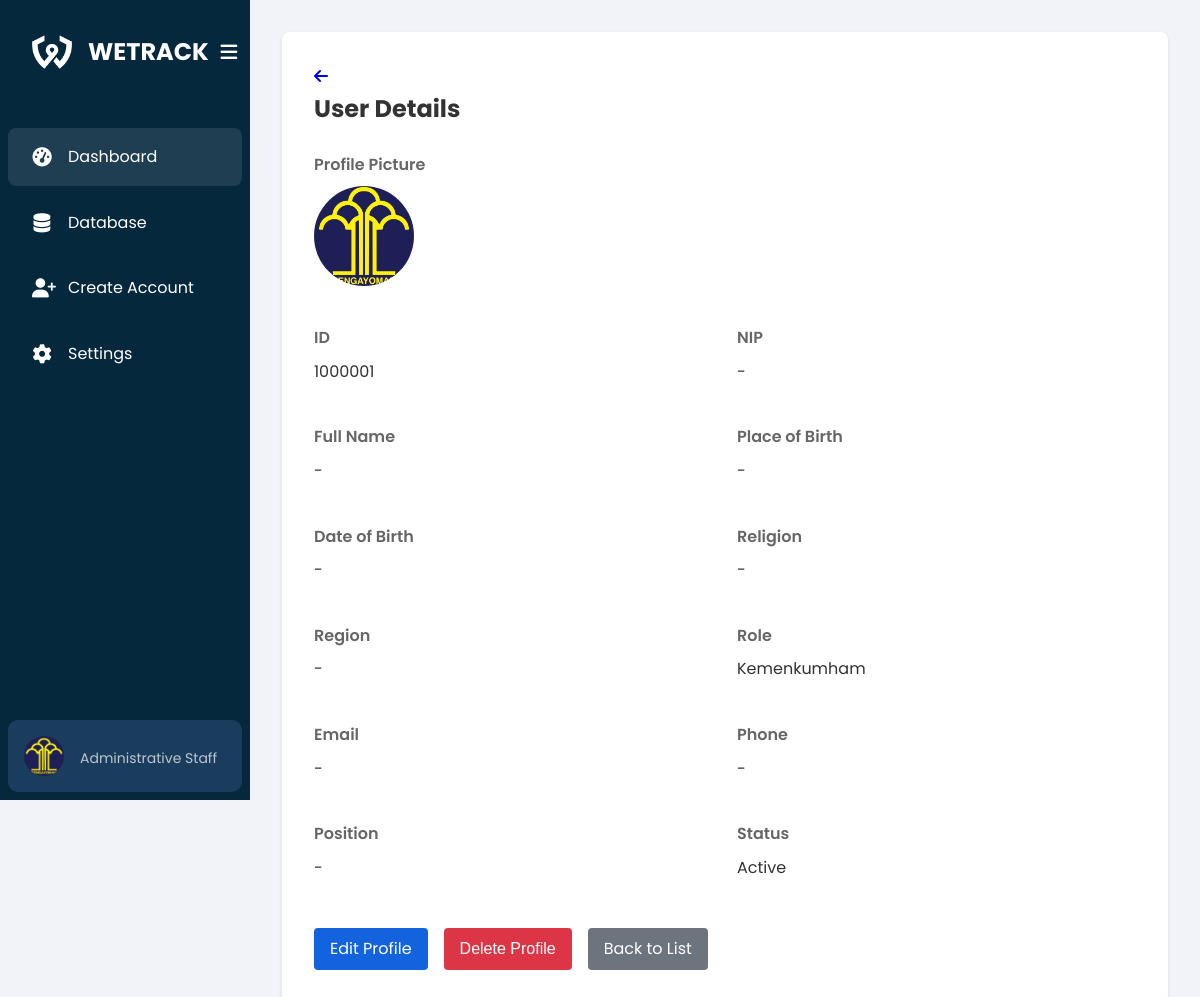
Screenshot of /kemenkumham/pages/user-details.php?id=1000001 with the database file from the repository.
### tables this page shows
CREATE TABLE `users` (
  `id` int(11) NOT NULL,
  `profile_picture` varchar(255) DEFAULT '/wetrack/kemenkumham/image/kemenkumham.png',
  `nip` varchar(50) DEFAULT NULL,
  `full_name` varchar(255) DEFAULT NULL,
  `place_of_birth` varchar(100) DEFAULT NULL,
  `date_of_birth` date DEFAULT NULL,
  `religion` varchar(50) DEFAULT NULL,
  `region` varchar(100) DEFAULT NULL,
  `role` enum('Kemenkumham','Lapas','Bapas','Polri') NOT NULL,
  `email` varchar(100) DEFAULT NULL,
  `phone` varchar(15) DEFAULT NULL,
  `address` text DEFAULT NULL,
  `status` enum('Active','Inactive') DEFAULT 'Active',
  `created_by` int(11) DEFAULT NULL,
  `created_at` timestamp NOT NULL DEFAULT current_timestamp(),
  `position` varchar(100) DEFAULT NULL,
  `password` varchar(255) NOT NULL,
  `gender` enum('Male','Female','Other') DEFAULT NULL
);

### kemenkumham/pages/user-details.php (the view, shortened to what this page needs)
<?php
require __DIR__ . '/../../config/connection.php';
$user_id = $_SESSION['user_id'];
$detail_id = isset($_GET['id']) ? (int)$_GET['id'] : 0;
$query = "SELECT * FROM users WHERE id = ?";
$stmt = $conn->prepare($query);
$stmt->bind_param("i", $detail_id);
$stmt->execute();
$result = $stmt->get_result();
$user = $result->fetch_assoc();
$profile_picture = isset($user['profile_picture']) && $user['profile_picture'] ? $user['profile_picture'] : '/wetrack/kemenkumham/Image/kemenkumham.png';
$query = "SELECT id, profile_picture FROM users WHERE id = ?";
$stmt = $conn->prepare($query);
$stmt->bind_param("i", $user_id);
$stmt->execute();
$stmt->bind_result($id, $profile_picture);
?>
<!DOCTYPE html>
<html lang="en">
<head>
  <link rel="stylesheet" href="/wetrack/kemenkumham/css/style.css">
  <link rel="stylesheet" href="/wetrack/kemenkumham/css/setting.css">
  <link rel="stylesheet" href="https://cdnjs.cloudflare.com/ajax/libs/font-awesome/6.4.0/css/all.min.css">
</head>
<body>
  <div class="container">
    <aside class="sidebar">
      <div class="sidebar-header">
        <div class="logo">
          <img src="/wetrack/kemenkumham/Image/wetrack-logo-white.png" alt="WETRACK Logo">
          <h1 class="logo-text">WETRACK</h1>
        </div>
        <button id="toggle-sidebar" class="toggle-sidebar">
          <i class="fas fa-bars"></i>
        </button>
      </div>
      <nav class="nav-links">
        <ul>
          <li class="active"><a href="/wetrack/kemenkumham/pages/home.php"><i class="fas fa-tachometer-alt"></i> <span>Dashboard</span></a></li>
          <li><a href="/wetrack/kemenkumham/pages/data.php"><i class="fas fa-database"></i> <span>Database</span></a></li>
          <li><a href="/wetrack/kemenkumham/pages/create-account.php"><i class="fas fa-user-plus"></i> <span>Create Account</span></a></li>
          <li><a href="/wetrack/kemenkumham/pages/setting.php"><i class="fas fa-cog"></i> <span>Settings</span></a></li>
        </ul>
      </nav>
      <div class="user-profile">
        <img src="<?php echo htmlspecialchars($profile_picture); ?>" alt="Profile picture" width="40" height="40">
        <div class="user-info">
          <p>Administrative Staff</p>
        </div>
      </div>
    </aside>
    <main class="content">
      <div class="content-container">
        <div class="user-details">
          <div class="back-arrow-container">
            <a href="data.php" class="back-arrow">
              <i class="fas fa-arrow-left"></i>
            </a>
          </div>
          <h2>User Details</h2>
          <div class="profile-container">
            <div class="detail-item">
              <label>Profile Picture</label>
              <p>
                <img src="<?php echo htmlspecialchars($user['profile_picture']); ?>" alt="Profile Picture" width="100" height="100">
              </p>
            </div>
          </div>
          <div class="detail-grid">
            <div class="detail-item">
              <label>ID</label>
              <p><?php echo htmlspecialchars($user['id']); ?></p>
            </div>
            <div class="detail-item">
              <label>NIP</label>
              <p><?php echo htmlspecialchars($user['nip'] ?? '-'); ?></p>
            </div>
            <div class="detail-item">
              <label>Full Name</label>
              <p><?php echo htmlspecialchars($user['full_name'] ?? '-'); ?></p>
            </div>
            <div class="detail-item">
              <label>Place of Birth</label>
              <p><?php echo htmlspecialchars($user['place_of_birth'] ?? '-'); ?></p>
            </div>
            <div class="detail-item">
              <label>Date of Birth</label>
              <p><?php echo htmlspecialchars($user['date_of_birth'] ?? '-'); ?></p>
            </div>
            <div class="detail-item">
              <label>Religion</label>
              <p><?php echo htmlspecialchars($user['religion'] ?? '-'); ?></p>
            </div>
            <div class="detail-item">
              <label>Region</label>
              <p><?php echo htmlspecialchars($user['region'] ?? '-'); ?></p>
            </div>
            <div class="detail-item">
              <label>Role</label>
              <p><?php echo htmlspecialchars($user['role'] ?? '-'); ?></p>
            </div>
            <div class="detail-item">
              <label>Email</label>
              <p><?php echo htmlspecialchars($user['email'] ?? '-'); ?></p>
            </div>
            <div class="detail-item">
              <label>Phone</label>
              <p><?php echo htmlspecialchars($user['phone'] ?? '-'); ?></p>
            </div>
            <div class="detail-item">
              <label>Position</label>
              <p><?php echo htmlspecialchars($user['position'] ?? '-'); ?></p>
            </div>
            <div class="detail-item">
              <label>Status</label>
              <p><?php echo htmlspecialchars($user['status'] ?? '-'); ?></p>
            </div>
          </div>
          <div class="action-buttons">
            <a href="edit-user.php?id=<?php echo $user['id']; ?>" class="btn-edit">Edit Profile</a>
            <form method="POST" style="display: inline;" onsubmit="return confirm('Are you sure you want to delete this user?');">
              <button type="submit" name="delete" class="btn-delete">Delete Profile</button>
            </form>
            <a href="data.php" class="btn-back">Back to List</a>
          </div>
        </div>
      </div>
    </main>
  </div>
</body>
</html>

### kemenkumham/css/style.css (style rules this page uses)
:root { --primary-color: #06283D; --secondary-color: #1363DF; --background-color: #f1f3f8; --card-color: #ffffff; --accent-color: #f39c12; --text-color: #1a3d5e; --success-color: #27ae60; --danger-color: #e74c3c; --warning-color: #f1c40f; }
* { margin: 0; padding: 0; box-sizing: border-box; }
body { font-family: 'Poppins', sans-serif; background-color: var(--background-color); color: var(--text-color); line-height: 1.6; }
.container { display: flex; min-height: 100vh; }
.sidebar { width: 250px; background: var(--primary-color); color: white; padding: 0.5rem; display: flex; flex-direction: column; transition: width 0.3s ease-in-out; position: fixed; top: 0; left: 0; height: 100vh; overflow-y: auto; z-index: 100; }
.sidebar-header { position: relative; display: flex; justify-content: space-between; align-items: center; padding: 1.5rem; margin-bottom: 1rem; }
.logo { display: flex; align-items: center; gap: 1rem; }
.logo img { width: 40px; height: 40px; flex-shrink: 0; }
.logo-text { font-size: 1.5rem; font-weight: 700; transition: opacity 0.3s ease-in-out; }
.toggle-sidebar { background: transparent; border: none; color: white; font-size: 1.2rem; cursor: pointer; padding: 0.5rem; display: flex; align-items: center; justify-content: center; width: 40px; height: 40px; flex-shrink: 0;; }
.nav-links { margin-top: 1rem; }
.nav-links ul { list-style: none; display: flex; flex-direction: column; gap: 0.5rem; }
.nav-links li a { text-decoration: none; color: white; display: flex; align-items: center; padding: 1rem 1.5rem; gap: 1rem; transition: background-color 0.3s ease; }
.nav-links li.active a, .nav-links a:hover { background: rgba(255, 255, 255, 0.1); border-radius: 8px; }
.nav-links a i { font-size: 1.2rem; width: 20px; text-align: center; }
.user-profile { margin-top: auto; display: flex; align-items: center; padding: 1rem; background-color: #1a3d5e; border-radius: 10px; transition: all 0.3s ease-in-out; }
.user-profile img { width: 40px; height: 40px; border-radius: 50%; margin-right: 1rem; transition: margin 0.3s ease-in-out; }
.user-info { transition: opacity 0.3s ease-in-out, width 0.3s ease-in-out; }
.user-info p { font-size: 0.875rem; opacity: 0.7; }
.content { flex: 1; padding: 2rem; overflow-y: auto; }
.content { flex: 1; padding: 2rem; margin-left: 250px; overflow-y: auto; }

### kemenkumham/pages/user-details.php (style rules this page uses)
.user-details { background: white; padding: 2rem; border-radius: 8px; box-shadow: 0 2px 4px rgba(0, 0, 0, 0.1); }
.user-details h2 { margin-bottom: 1.5rem; color: #333; }
.profile-container { text-align: left; margin-bottom: 2rem; }
.profile-container img { border-radius: 50%; width: 100px; height: 100px; object-fit: cover; }
.detail-grid { display: grid; grid-template-columns: repeat(2, 1fr); gap: 1.5rem; }
.detail-item { margin-bottom: 1rem; }
.detail-item label { display: block; font-weight: 600; margin-bottom: 0.5rem; color: #666; }
.detail-item p { margin: 0; color: #333; }
.action-buttons { margin-top: 2rem; display: flex; gap: 1rem; }
.btn-edit { padding: 0.5rem 1rem; background: var(--secondary-color); color: white; border: none; border-radius: 4px; cursor: pointer; text-decoration: none; }
.btn-delete { padding: 0.5rem 1rem; background: #dc3545; color: white; border: none; border-radius: 4px; cursor: pointer; width: 100%; height: 100%; font-size: 16px; }
.btn-back { padding: 0.5rem 1rem; background: #6c757d; color: white; border: none; border-radius: 4px; cursor: pointer; text-decoration: none; }

### rows the page displays
users: profile_picture (picture), id "1000001", nip "-", full_name "-", place_of_birth "-", date_of_birth "-", religion "-", region "-", role "Kemenkumham", email "-", phone "-", position "-", status "Active"
